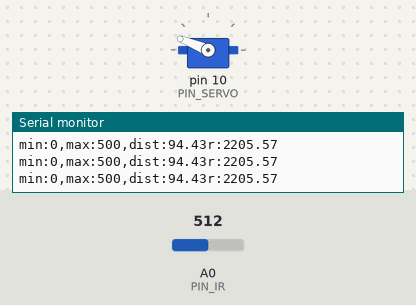
This sketch was run on a simulated Arduino Uno, built with avr-gcc and run on an emulated ATmega328P. Parts: servo, the last lines printed to the serial monitor. The inputs (shaded band) are chosen by the test bench; at power-on: A0 (PIN_IR) = 512.

Above: at 1.2 s.
1.3 s: A0 (PIN_IR) set to 122
3.2 s: A0 (PIN_IR) set to 0
At 4.2 s:
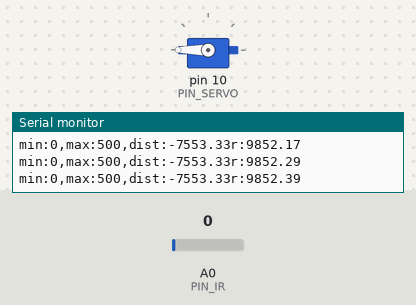
4.7 s: A0 (PIN_IR) set to 306
At 6.1 s:
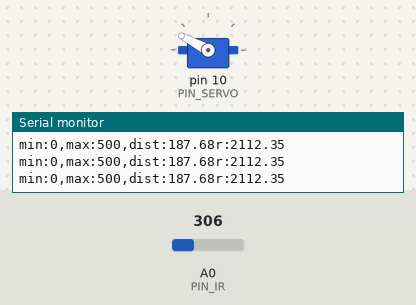
Timing chart, 0 to 7.7 s (numbered marks = the images above; inputs shaded):
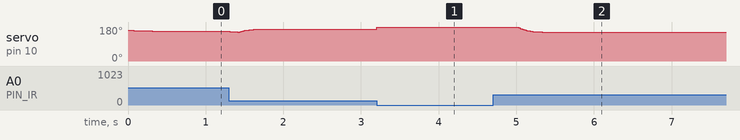

Measured:
- after the input at 3.2 s, servo on pin 10 (PIN_SERVO): 169° → 180° at once
- after the input at 4.7 s, servo on pin 10 (PIN_SERVO): moves from 180° to 152° over 0.38 s, starting after 0.33 s

The sketch:

PID.ino
```cpp
#include <Servo.h>
#define PIN_SERVO 10
#define PIN_IR A0
#define S 380
#define E 200
float EMA=0;
float w=0.1;
Servo myservo;
void setup() {
  // put your setup code here, to run once:
  Serial.begin(57600);
myservo.attach(PIN_SERVO);
myservo.writeMicroseconds(1600);
}
float ir_distance(void){ // return value unit: mm
  float val;
  float volt = float(analogRead(PIN_IR));
  val = ((6762.0/(volt-9.0))-4.0) * 10.0;
  return val;
}

void loop() {
  // put your main code here, to run repeatedly:
  float raw_dist = ir_distance();
  float volt=float(analogRead(PIN_IR));
  EMA=raw_dist*w+(1-w)*EMA;
  Serial.print("min:0,max:500,dist:");
  Serial.print(raw_dist);
  if(EMA<E){
    Serial.print("r:");
  Serial.println(2100-(EMA-E)/E*200);
    myservo.writeMicroseconds(2100-(EMA-E)/280*200);
    }
    else if (EMA>S){
      Serial.print("r:");
  Serial.println(2100+(EMA-S)/S*400);
      myservo.writeMicroseconds(2100+(EMA-S)/S*400);
      }
    else{
      Serial.println("r:2150");
      myservo.writeMicroseconds(2150);
      }
  delay(10);

  }
```
